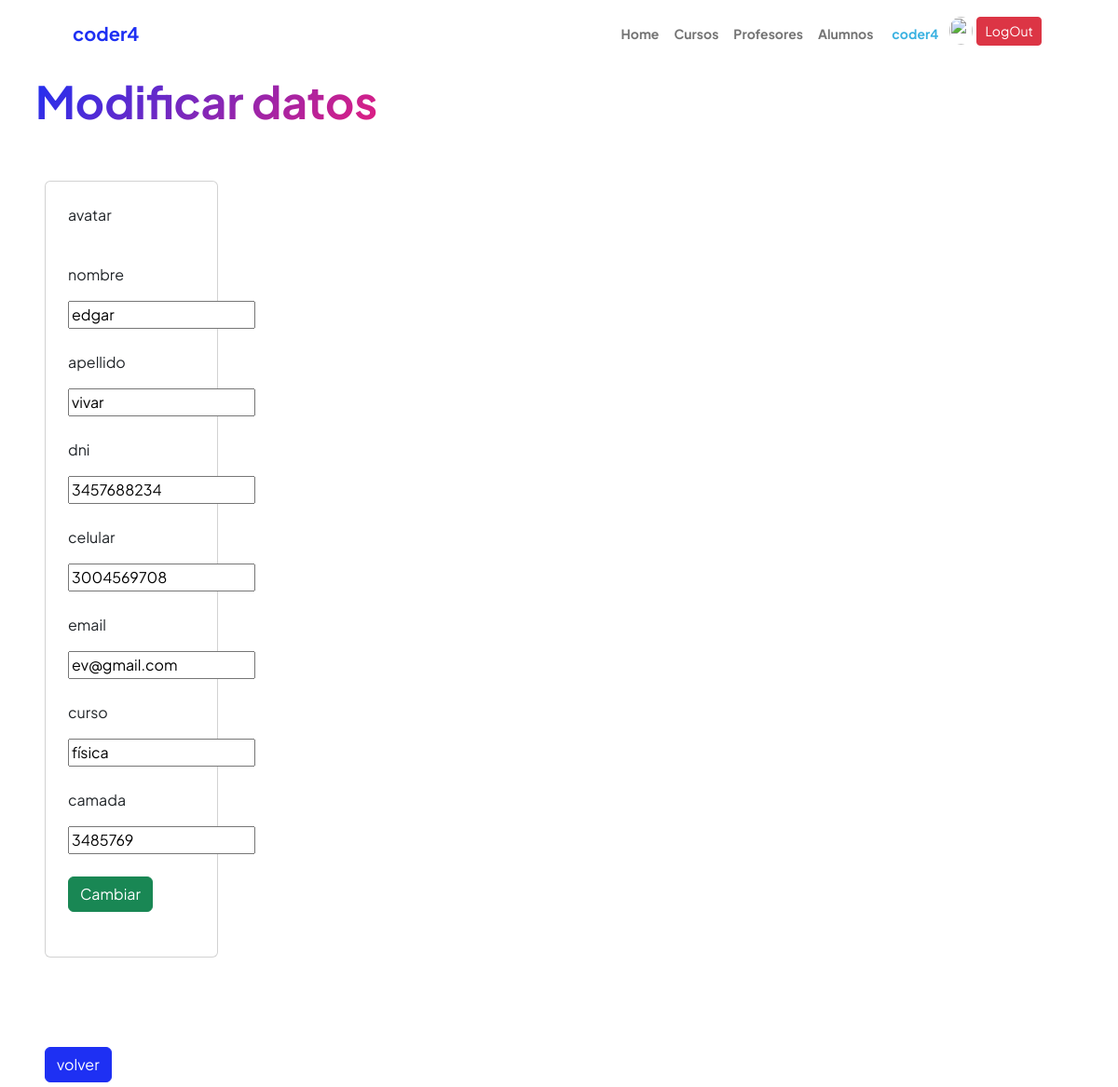
The page /AppCoderH/edita_alumno/2 (signed in, upper part) on the database as committed earlier.
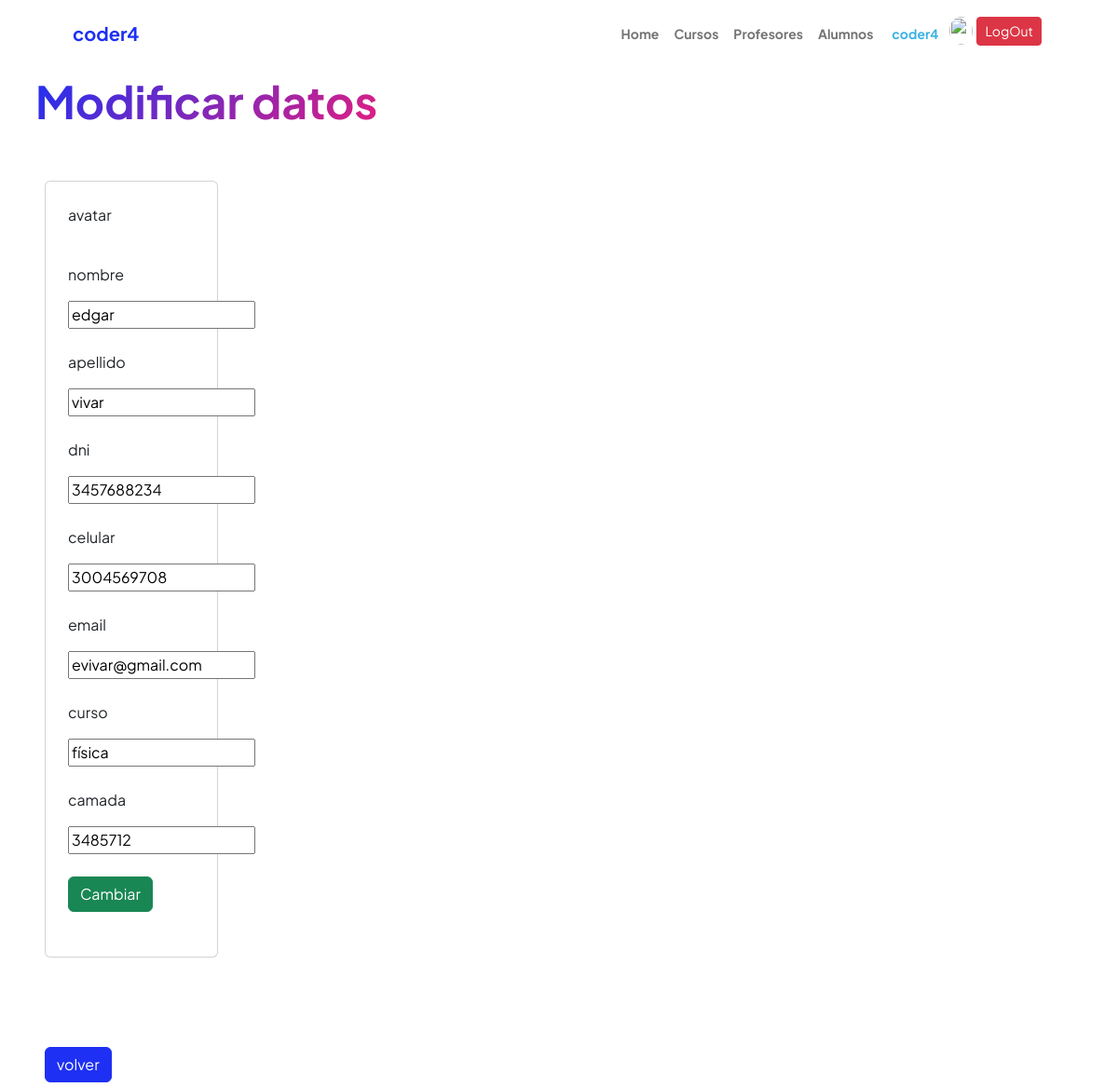
The same page on the database as committed later.
### AppCoderH/models.py (models this page shows, shortened)
class Alumno(models.Model):
    nombre = models.CharField(max_length=40)
    apellido = models.CharField(max_length=40)
    dni = models.IntegerField()
    celular = models.CharField(max_length=15)
    email = models.EmailField()
    curso = models.CharField(max_length=40)
    camada = models.IntegerField()

### AppCoderH/views.py (the view)
# urls.py: path("edita_alumno/<int:id>", views.edita_alumno, name="edita_alumno"),
@login_required
def edita_alumno(request, id):
    avatares = Avatar.objects.filter(user=request.user.id)
    alumno = Alumno.objects.get(id=id)
    if request.method == "POST":
        mi_formulario_alumn = Alumno_formulario(request.POST)
        if mi_formulario_alumn.is_valid():
            datos = mi_formulario_alumn.cleaned_data
            alumno.nombre = datos["nombre"]
            alumno.apellido = datos["apellido"]
            alumno.dni = datos["dni"]
            alumno.celular = datos["celular"]
            alumno.email = datos["email"]
            alumno.curso = datos["curso"]
            alumno.camada = datos["camada"]
            alumno.save()
            messages.success(request, "modificado correctamente")
            alumno = Alumno.objects.all()
            return render(request, "ver_alumnos.html", {"alumnos":alumno, "url":avatares[0].imagen.url if avatares.exists () else None})
    else:
        mi_formulario_alumn = Alumno_formulario(initial={"nombre":alumno.nombre, "apellido":alumno.apellido, "dni":alumno.dni, "celular":alumno.celular, "email":alumno.email, "curso":alumno.curso, "camada":alumno.camada})
    return render(request, "edita_alumno.html", {"mi_formulario_alumn":mi_formulario_alumn, "alumno":alumno, "url":avatares[0].imagen.url if avatares.exists () else None})

### AppCoderH/forms.py
class Alumno_formulario(forms.Form):
    nombre = forms.CharField(max_length=40)
    apellido = forms.CharField(max_length=40)
    dni = forms.IntegerField()
    celular = forms.CharField(max_length=15)
    email = forms.EmailField()
    curso = forms.CharField(max_length=40)
    camada = forms.IntegerField()

### AppCoderH/templates/edita_alumno.html (shortened to what this page needs)
{% extends 'padre.html' %}
{% load static %}
{% block contenido %}
    <main>
        <section>
            <div class="container px-2 my-2">
                <div>
                    <h1 class="display-5 fw-bolder mb-0"><span class="text-gradient d-inline">Modificar datos</span></h1>
                </div>
            </div>
        </section>
        <div class="row">
            <div class="col-sm-12 col-md-8 col-lg-3 col-xl-3">
                <div class="container px-5 my-5">
                    <div class="card">
                        <div class="container px-2 my-2">
                            <div class="card-body">
                                <form action="{% url 'edita_alumno' alumno.id %}" method="POST">
                                    <p>avatar</p>
                                    <div><br></div>
                                    <p>nombre</p>
                                    {{mi_formulario_alumn.nombre}}
                                    <div><br></div>
                                    <p>apellido</p>
                                    {{mi_formulario_alumn.apellido}}
                                    <div><br></div>
                                    <p>dni</p>
                                    {{mi_formulario_alumn.dni}}
                                    <div><br></div>
                                    <p>celular</p>
                                    {{mi_formulario_alumn.celular}}
                                    <div><br></div>
                                    <p>email</p>
                                    {{mi_formulario_alumn.email}}
                                    <div><br></div>
                                    <p>curso</p>
                                    {{mi_formulario_alumn.curso}}
                                    <div><br></div>
                                    <p>camada</p>
                                    {{mi_formulario_alumn.camada}}
                                    <div><br></div>
                                    <button type="submit" class="btn btn-success text-white"><a href="{% url 'alumnos' %}"></a>Cambiar</button>
                                    <div><br></div>
                                </form>
                            </div>
                        </div>
                    </div>
                </div>
            </div>
        </div>
        <div class="col-sm-12 col-md-8 col-lg-3 col-xl-3">
            <div class="container px-5 my-5">
                <a href="{% url 'alumnos' %}" class="btn btn-primary">volver</a>
            </div>
        </div>
    </main>
{% endblock %}

Rows that differ between the two databases and show on the page:
changed Alumno "edgar": email "ev@gmail.com" → "evivar@gmail.com"; camada "3485769" → "3485712"
